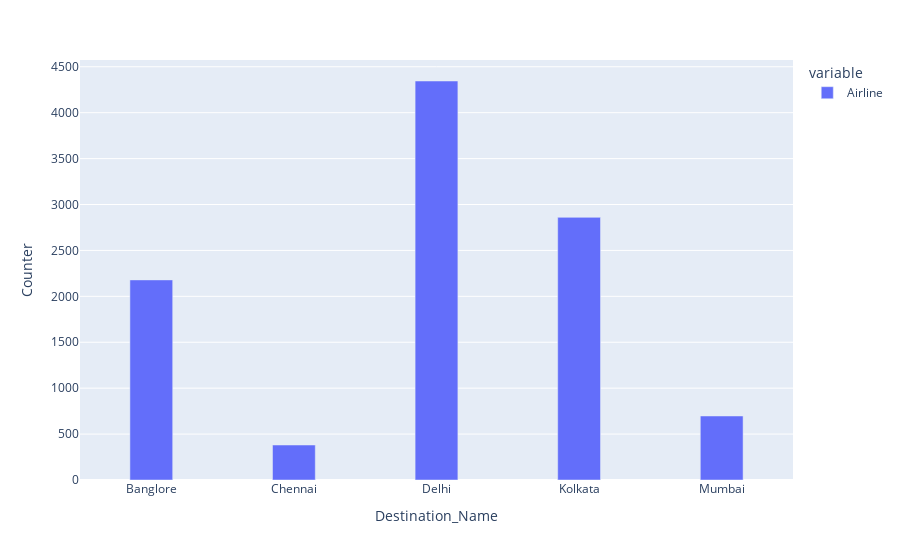

This figure's notebook cell:
### Code cell
fig=px.bar(grouped_data_3)
fig.update_layout(xaxis_title='Destination_Name',yaxis_title='Counter',bargap=0.7)

### Figure 1 — Plotly figure (JSON) as saved in the notebook; plotly's stock layout.template omitted (floating-point values rounded to 4 significant figures)
{"data": [{"alignmentgroup": "True", "hovertemplate": "variable=Airline<br>Source=%{x}<br>value=%{y}<extra></extra>", "legendgroup": "Airline", "marker": {"color": "#636efa", "pattern": {"shape": ""}}, "name": "Airline", "offsetgroup": "Airline", "orientation": "v", "showlegend": true, "textposition": "auto", "type": "bar", "x": ["Banglore", "Chennai", "Delhi", "Kolkata", "Mumbai"], "xaxis": "x", "y": [2179, 381, 4345, 2860, 697], "yaxis": "y"}], "layout": {"bargap": 0.7, "barmode": "relative", "legend": {"title": {"text": "variable"}, "tracegroupgap": 0}, "margin": {"t": 60}, "xaxis": {"anchor": "y", "domain": [0, 1], "title": {"text": "Destination_Name"}}, "yaxis": {"anchor": "x", "domain": [0, 1], "title": {"text": "Counter"}}}}
